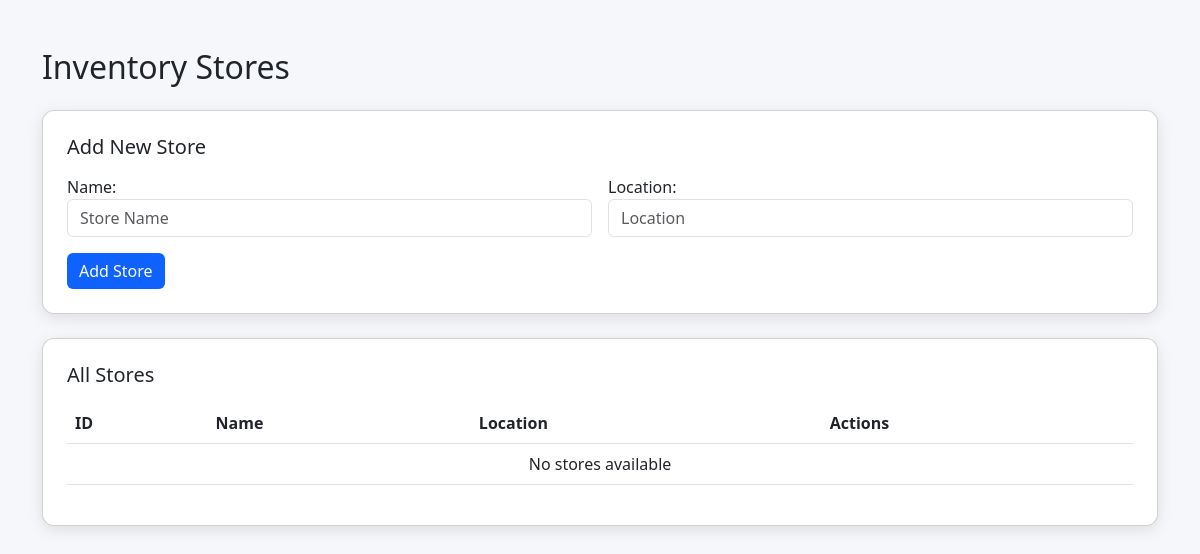
The app's page /api/inventory/stores/, older data.
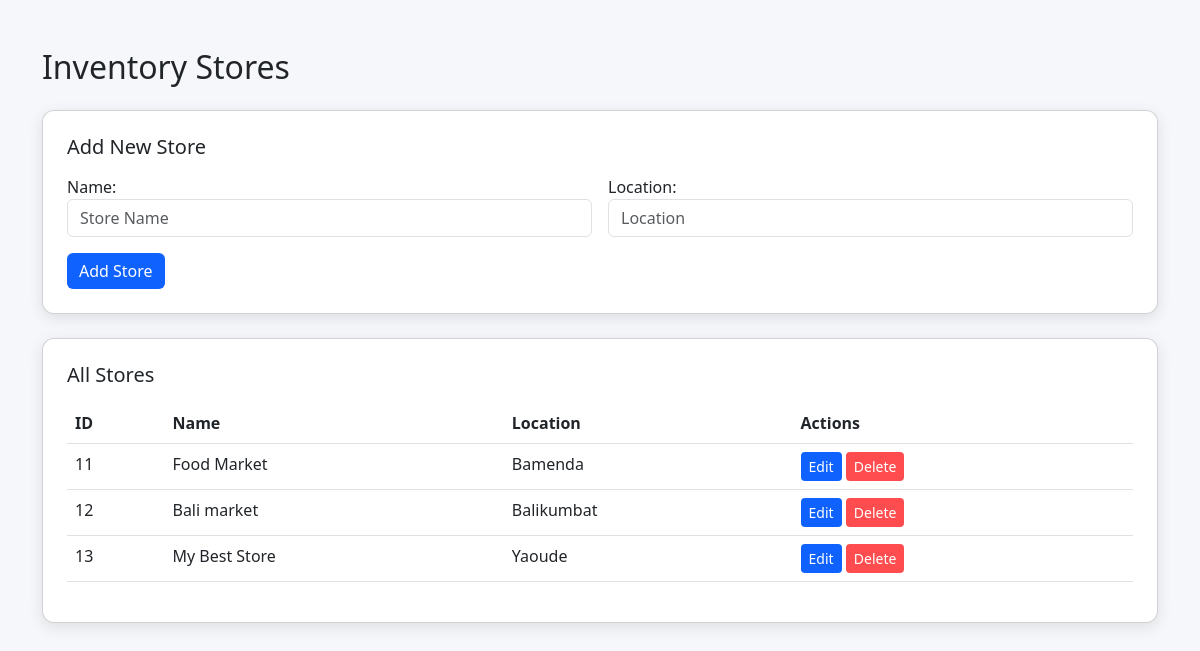
The same page, newer data.
### inventory/models.py (models this page shows, shortened)
class Store(models.Model):
    name = models.CharField(max_length=100)
    location = models.TextField(blank=True, null=True)

### inventory/views.py (the view)
# urls.py: path('stores/', views.store_list, name='store-list'),
def store_list(request):
    if request.method == 'POST':
        form = StoreForm(request.POST)
        if form.is_valid():
            form.save()  # Save new store
            return redirect('store-list')  # Redirect to refresh page
    else:
        form = StoreForm()  # Empty form for GET request
    stores = Store.objects.all()  # Fetch all stores
    return render(request, 'inventory/store_list.html', {'stores': stores, 'form': form})

### inventory/views.py
class StoreForm(forms.ModelForm):
    class Meta:
        model = Store
        fields = ['name', 'location']
        widgets = {
            'name': forms.TextInput(attrs={'class': 'form-control', 'placeholder': 'Store Name'}),
            'location': forms.TextInput(attrs={'class': 'form-control', 'placeholder': 'Location'}),
        }

### inventory/templates/inventory/store_list.html (shortened to what this page needs)
{% load static %}
<!DOCTYPE html>
<html lang="en">
<head>
    <link href="https://cdn.jsdelivr.net/npm/bootstrap@5.3.0/dist/css/bootstrap.min.css" rel="stylesheet">
    <link rel="stylesheet" href="{% static 'inventory/css/style.css' %}">
</head>
<body>
<div class="container my-5">
    <h2 class="mb-4">Inventory Stores</h2>
    <div class="card mb-4 p-4">
        <h5 class="mb-3">Add New Store</h5>
        <form method="POST">
            <div class="row g-3">
                <div class="col-md-6">
                    {{ form.name.label_tag }}
                    {{ form.name }}
                </div>
                <div class="col-md-6">
                    {{ form.location.label_tag }}
                    {{ form.location }}
                </div>
            </div>
            <button type="submit" class="btn btn-primary mt-3">Add Store</button>
        </form>
    </div>
    <div class="card p-4">
        <h5 class="mb-3">All Stores</h5>
        <table class="table table-hover">
            <thead>
            <tr>
                <th>ID</th>
                <th>Name</th>
                <th>Location</th>
                <th>Actions</th>
            </tr>
            </thead>
            <tbody>
            {% for store in stores %}
            <tr>
                <td>{{ store.id }}</td>
                <td>{{ store.name }}</td>
                <td>{{ store.location }}</td>
                <td>
                    <a href="{% url 'store-detail' store.id %}" class="btn btn-sm btn-primary">Edit</a>
                    <form action="{% url 'store-delete' store.id %}" method="POST" style="display:inline;">
                        <button type="submit" class="btn btn-sm btn-danger"
                                onclick="return confirm('Are you sure you want to delete this store?');">
                            Delete
                        </button>
                    </form>
                </td>
            </tr>
            {% empty %}
            <tr>
                <td colspan="4" class="text-center">No stores available</td>
            </tr>
            {% endfor %}
            </tbody>
        </table>
    </div>
</div>
</body>
</html>

Row changes from the older to the newer data that the page shows:
added Store: id "11", name "Food Market", location "Bamenda"
added Store: id "12", name "Bali market", location "Balikumbat"
added Store: id "13", name "My Best Store", location "Yaoude"
Text that changed along with them:
text no longer shown: "No stores available"
